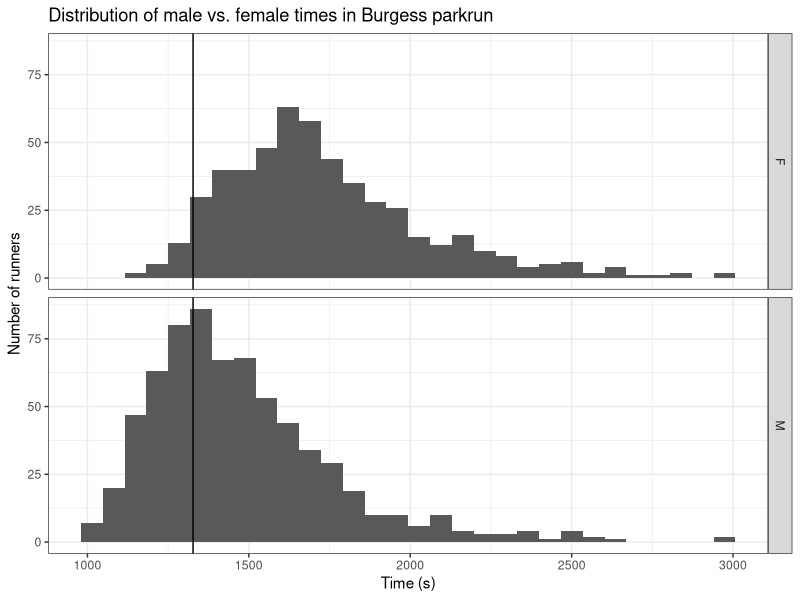

Source code (R):
#Read in the results of one Burgess parkrun
library(ggplot2)
pr<-read.csv("prres.csv")

#rn best time 22.12
rnpb=22.12*60

ggplot(data=pr[pr$sex!='0'&pr$sex!='',],aes(x=s))+
  geom_histogram()+
  facet_grid(sex~.)+
  ggtitle("Distribution of male vs. female times in Burgess parkrun")+
  geom_vline(xintercept=rnpb)+
  xlab("Time (s)")+ylab("Number of runners")+theme_bw()

